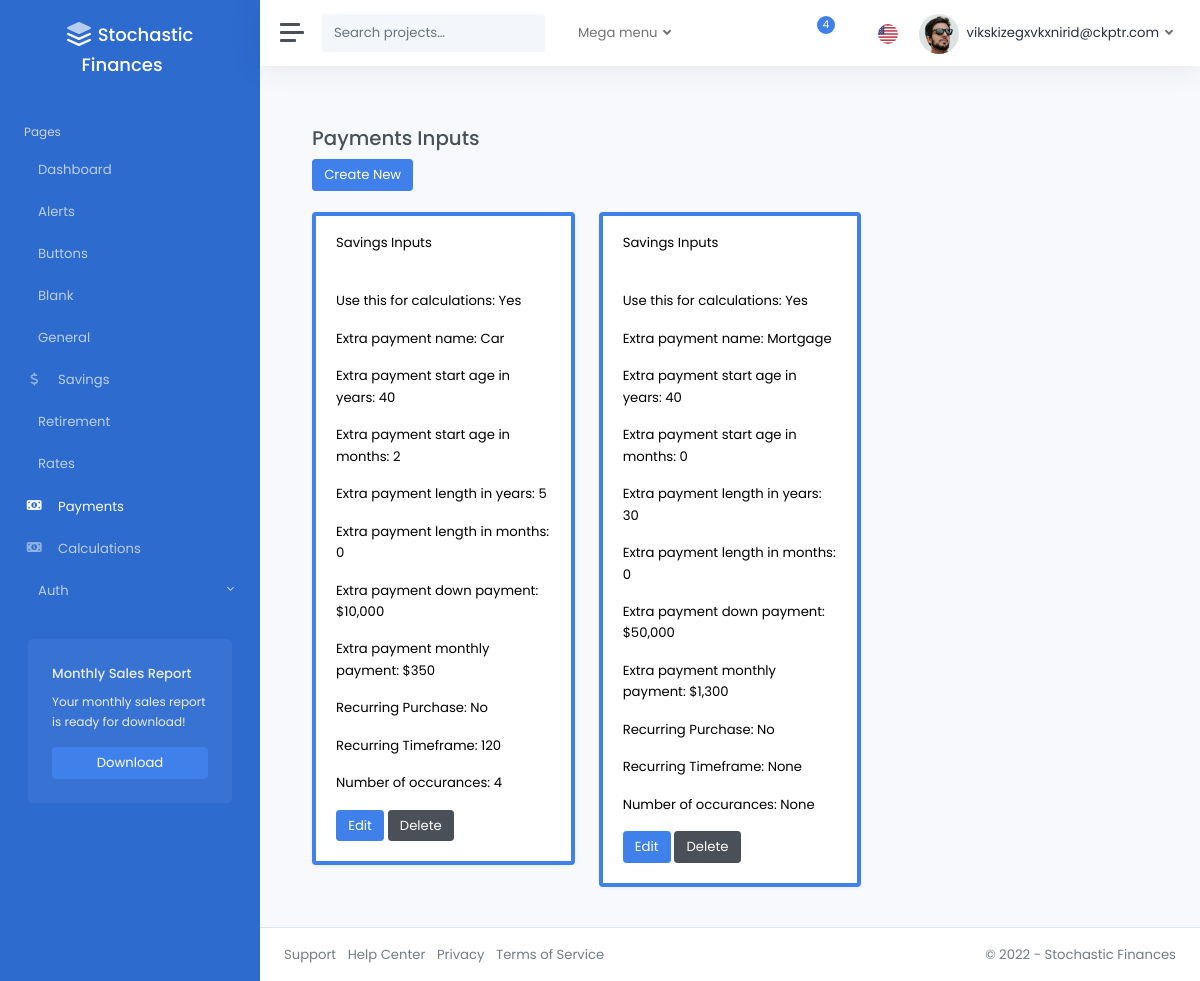
The app's page /payments/ (signed in), older data.
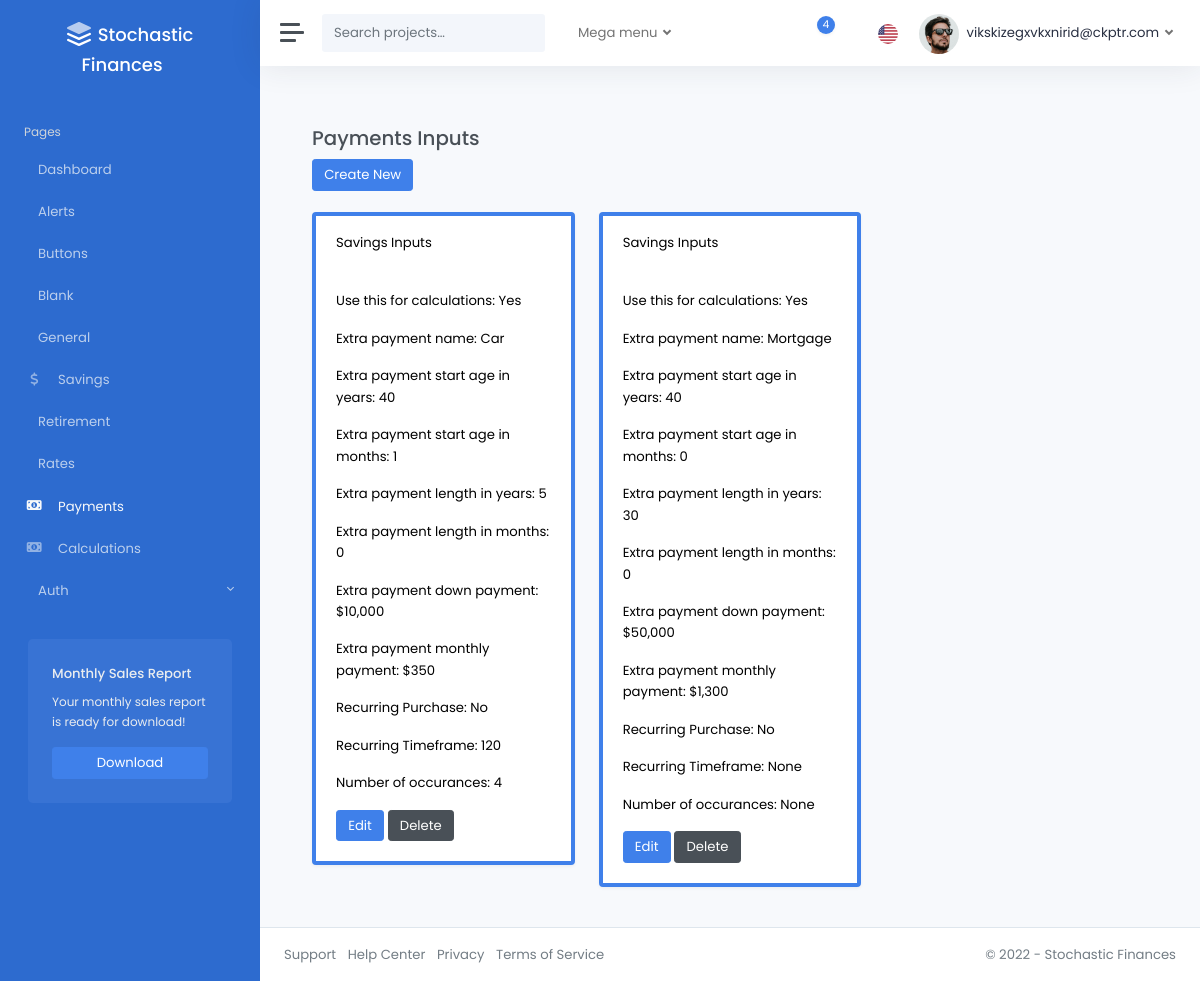
The same page, newer data.
### accounts/models.py (models this page shows, shortened)
class CustomUser(AbstractUser):
    pass

### pages/models.py (models this page shows)
class PaymentsInputsModel(models.Model):
    is_active = models.BooleanField(default=False)
    pmt_name = models.CharField(max_length=100, null=True, blank=True)
    pmt_start_age_yrs = models.IntegerField(
        null=True, blank=True, validators=[validate_pmt_start_age_yrs]
    )
    pmt_start_age_mos = models.IntegerField(
        null=True, blank=True, validators=[validate_range_age_mos]
    )
    pmt_length_yrs = models.IntegerField(
        null=True, blank=True, validators=[validate_pmt_length_yrs]
    )
    pmt_length_mos = models.IntegerField(
        null=True, blank=True, validators=[validate_range_age_mos]
    )
    down_pmt = models.FloatField(
        null=True, blank=True, validators=[validate_down_pmt, decimal_validator]
    )
    reg_pmt_amt = models.FloatField(
        null=True, blank=True, validators=[validate_reg_pmt_amt, decimal_validator]
    )
    pmt_freq_mos = models.IntegerField(
        null=True, blank=True, validators=[validate_positive_int]
    )
    recurring_purchase = models.BooleanField(default=False)
    recurring_timeframe = models.IntegerField(
        null=True, blank=True, validators=[validate_positive_int]
    )
    recurring_length = models.IntegerField(
        null=True, blank=True, validators=[validate_non_negative_int]
    )
    created_by = models.ForeignKey(
        CustomUser,
        related_name="payments_inputs",
        on_delete=models.CASCADE,
        null=True,
        blank=True,
    )
    modified_at = models.DateTimeField(auto_now=True)
    class Meta:
        verbose_name_plural = "Payments_Inputs"

### pages/views.py (the view)
@login_required
def payments_inputs_dashboard(request):
    payments_inputs_models = PaymentsInputsModel.objects.filter(created_by=request.user)
    return render(
        request,
        "pages/payments_inputs.html",
        {"payments_inputs": payments_inputs_models},
    )

### templates/pages/payments_inputs.html (shortened to what this page needs)
{% extends 'layouts/_base.html' %}
{% load static %}
{% block content %}
<div class="container">
    <br />
    <h3>Payments Inputs</h3>
    <div>
        <a href="{% url 'payments_inputs_create'%}" class="btn btn-primary">Create New</a>
    </div>
<br />
<div class="row">
    {% for item in payments_inputs %}
        <div class="col-md-4">
            <div class="card shadow {% if item.is_active %}border-primary{% else %}border-dark{% endif %} mb-3 text-black" style="border-width: {% if item.is_active %}4px{% else %}3px{% endif %};">
                <div class="card-header">Savings Inputs</div>
                <div class="card-body">
                    <p class="card-text">Use this for calculations: {{ item.is_active|yesno|title }}</p>
                    <p class="card-text">Extra payment name: {{ item.pmt_name|title }}</p>
                    <p class="card-text">Extra payment start age in years: {{ item.pmt_start_age_yrs }}</p>
                    <p class="card-text">Extra payment start age in months: {{ item.pmt_start_age_mos}}</p>
                    <p class="card-text">Extra payment length in years: {{ item.pmt_length_yrs}}</p>
                    <p class="card-text">Extra payment length in months: {{ item.pmt_length_mos }}</p>
                    <p class="card-text">Extra payment down payment: ${{ item.down_pmt|floatformat:"0g" }}</p>
                    <p class="card-text">Extra payment monthly payment: ${{ item.reg_pmt_amt|floatformat:"0g" }}</p>
                    <p class="card-text">Recurring Purchase: {{ item.recurring_purchase|yesno|title }}</p>
                    <p class="card-text">Recurring Timeframe: {{item.recurring_timeframe }}</p>
                    <p class="card-text">Number of occurances: {{item.recurring_length }}</p>
                    <a href="{% url 'payments_inputs_edit' item.id %}" class="btn btn-primary">Edit</a>
                    <a href="{% url 'payments_inputs_delete' item.id %}" class="btn btn-secondary">Delete</a>
                  </div>
                </div>
              </div>
            {% endfor %}
</div>
</div>
{% endblock %}

### templates/layouts/_base.html (shortened to what this page needs)
{% load static %}
<!DOCTYPE html>
<html lang="en">
<head>
  {% include 'layouts/includes/meta.html' %}
</head>
<body data-theme="colored" data-layout="fluid" data-sidebar-position="left" data-sidebar-behavior="sticky">
  <div class="wrapper">
    {% include 'layouts/includes/sidebar.html' %}
    <div class="main">
      {% include 'layouts/includes/navbar.html' %}
      <main class="content">
        <div class="container-fluid p-0">
          {% block content %}
          {% endblock content %}
        </div>
      </main>
      {% include 'layouts/includes/footer.html' %}
    </div>
  </div>
</body>
</html>

### templates/layouts/includes/meta.html (shortened to what this page needs)
{% load static %}
{% block css %}
<link rel="stylesheet" href="{% static 'css/light.css' %}">
{% endblock %}

### templates/layouts/includes/sidebar.html (shortened to what this page needs)
<nav id="sidebar" class="sidebar">
  <div class="sidebar-content js-simplebar">
    <a class="sidebar-brand" href="{% url 'home' %}">
      <span class="align-middle me-3">Stochastic Finances</span>
    </a>
    <ul class="sidebar-nav">
      <li class="sidebar-header">
        Pages
      </li>
      <li class="sidebar-item{% if request.path == "/" %} active{% endif %}">
        <a class="sidebar-link" href="{% url 'home' %}">
           <span class="align-middle">Dashboard</span>
        </a>
      </li>
      <li class="sidebar-item{% if request.path == "/alerts/" %} active{% endif %}">
        <a class="sidebar-link" href="{% url 'alerts' %}">
           <span class="align-middle">Alerts</span>
        </a>
      </li>
      <li class="sidebar-item{% if request.path == "/buttons/" %} active{% endif %}">
        <a class="sidebar-link" href="{% url 'buttons' %}">
           <span class="align-middle">Buttons</span>
        </a>
      </li>
      <li class="sidebar-item{% if request.path == "/blank/" %} active{% endif %}">
        <a class="sidebar-link" href="{% url 'blank' %}">
           <span class="align-middle">Blank</span>
        </a>
      </li>
      <li class="sidebar-item{% if request.path == "/general/" %} active{% endif %}">
        <a class="sidebar-link" href="{% url 'general_inputs_dashboard' %}">
           <span class="align-middle">General</span>
        </a>
      </li>
      <li class="sidebar-item{% if request.path == "/savings/" %} active{% endif %}">
        <a class="sidebar-link" href="{% url 'savings_inputs_dashboard' %}">
          <i class="align-middle fas fa-fw fa-dollar-sign"></i> <span class="align-middle">Savings</span>
        </a>
      </li>
      <li class="sidebar-item{% if request.path == "/retirement/" %} active{% endif %}">
        <a class="sidebar-link" href="{% url 'retirement_inputs_dashboard' %}">
           <span class="align-middle">Retirement</span>
        </a>
      </li>
      <li class="sidebar-item{% if request.path == "/rates/" %} active{% endif %}">
        <a class="sidebar-link" href="{% url 'rates_inputs_dashboard' %}">
           <span class="align-middle">Rates</span>
        </a>
      </li>
      <li class="sidebar-item{% if request.path == "/payments/" %} active{% endif %}">
        <a class="sidebar-link" href="{% url 'payments_inputs_dashboard' %}">
          <i class="align-middle fas fa-fw fa-money-bill-alt"></i> <span class="align-middle">Payments</span>
        </a>
      </li>
      <li class="sidebar-item{% if request.path == "/calculations/" %} active{% endif %}">
        <a class="sidebar-link" href="{% url 'calculations' %}">
          <i class="align-middle fas fa-fw fa-money-bill-alt"></i> <span class="align-middle">Calculations</span>
        </a>
      </li>
      <li class="sidebar-item">
        <a data-bs-target="#auth" data-bs-toggle="collapse" class="sidebar-link collapsed">
           <span class="align-middle">Auth</span>
        </a>
      </li>
    </ul>
    <div class="sidebar-cta">
      <div class="sidebar-cta-content">
        <strong class="d-inline-block mb-2">Monthly Sales Report</strong>
        <div class="mb-3 text-sm">
          Your monthly sales report is ready for download!
        </div>
        <div class="d-grid">
          <a href="https://themes.getbootstrap.com/product/appstack-responsive-admin-template/" class="btn btn-primary" target="_blank">Download</a>
        </div>
      </div>
    </div>
  </div>
</nav>

### templates/layouts/includes/navbar.html (shortened to what this page needs)
{% load static %}
<nav class="navbar navbar-expand navbar-light navbar-bg">
  <a class="sidebar-toggle">
    <i class="hamburger align-self-center"></i>
  </a>
  <form class="d-none d-sm-inline-block">
    <div class="input-group input-group-navbar">
      <input type="text" class="form-control" placeholder="Search projects…" aria-label="Search">
      <button class="btn" type="button">
      </button>
    </div>
  </form>
  <ul class="navbar-nav">
    <li class="nav-item px-2 dropdown">
      <a class="nav-link dropdown-toggle" href="#" id="servicesDropdown" role="button" data-bs-toggle="dropdown" aria-haspopup="true" aria-expanded="false">
        Mega menu
      </a>
    </li>
  </ul>
  <div class="navbar-collapse collapse">
    <ul class="navbar-nav navbar-align">
      <li class="nav-item dropdown">
        <a class="nav-icon dropdown-toggle" href="#" id="messagesDropdown" data-bs-toggle="dropdown">
          <div class="position-relative">
            <span class="indicator">4</span>
          </div>
        </a>
      </li>
      <li class="nav-item dropdown">
        <a class="nav-icon dropdown-toggle" href="#" id="alertsDropdown" data-bs-toggle="dropdown">
        </a>
      </li>
      <li class="nav-item dropdown">
        <a class="nav-flag dropdown-toggle" href="#" id="languageDropdown" data-bs-toggle="dropdown">
          <img src="{% static 'img/flags/us.png' %}" alt="English" />
        </a>
      </li>
      {% if user.is_authenticated %}
        <li class="nav-item dropdown">
          <a class="nav-link dropdown-toggle d-none d-sm-inline-block" href="#" data-bs-toggle="dropdown">
            <img src="{% static 'img/avatars/avatar.jpg' %}" class="avatar img-fluid rounded-circle me-1" alt="{{ user.email }}" /> <span class="text-dark">{{ user.email }}</span>
          </a>
        </li>
      {% else %}
        <li class="nav-item">
          <a class="nav-link" href="{% url 'account_login' %}">Sign In <i class="ml-2" data-feather="log-in"></i></a>
        </li>
      {% endif %}
    </ul>
  </div>
</nav>

### templates/layouts/includes/footer.html
<footer class="footer">
  <div class="container-fluid">
    <div class="row text-muted">
      <div class="col-6 text-start">
        <ul class="list-inline">
          <li class="list-inline-item">
            <a class="text-muted" href="#">Support</a>
          </li>
          <li class="list-inline-item">
            <a class="text-muted" href="#">Help Center</a>
          </li>
          <li class="list-inline-item">
            <a class="text-muted" href="#">Privacy</a>
          </li>
          <li class="list-inline-item">
            <a class="text-muted" href="#">Terms of Service</a>
          </li>
        </ul>
      </div>
      <div class="col-6 text-end">
        <p class="mb-0">
          &copy; 2022 - <a href="index.html" class="text-muted">Stochastic Finances</a>
        </p>
      </div>
    </div>
  </div>
</footer>

### templates/layouts/includes/scripts.html (shortened to what this page needs)
{% load static %}

Row changes from the older to the newer data that the page shows:
changed PaymentsInputsModel "Car": pmt_start_age_mos "2" → "1"
